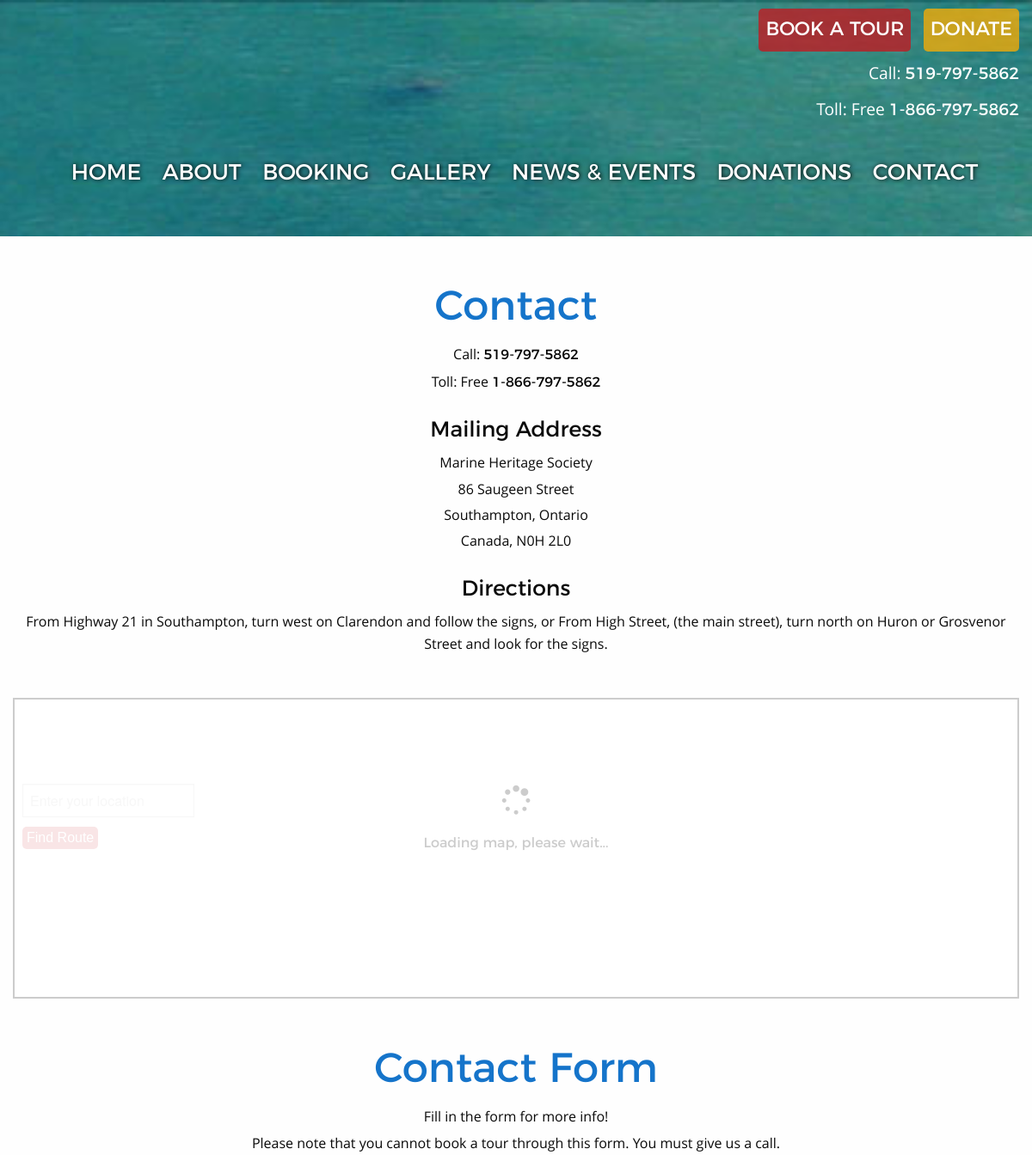
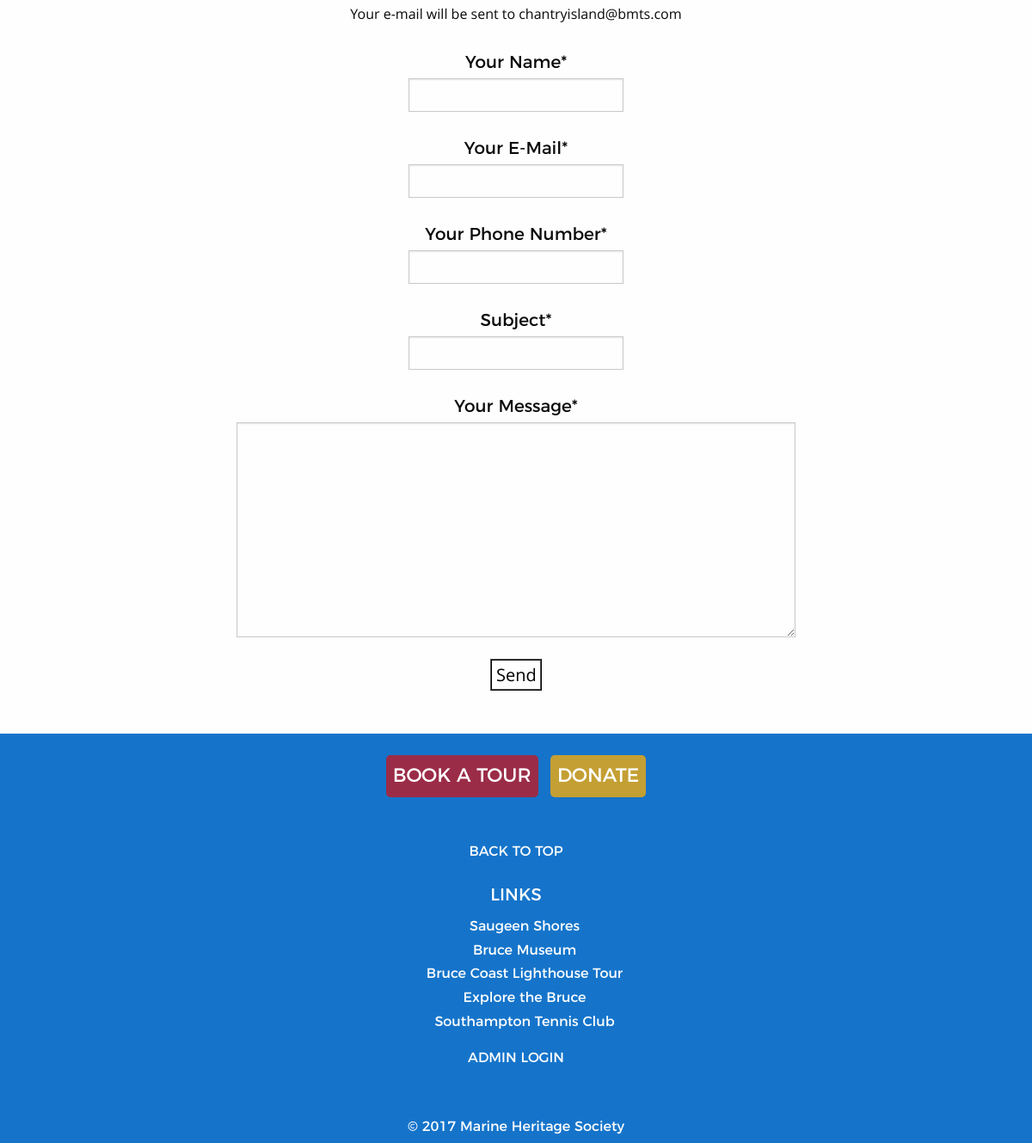
The page /contact.php on the database its author committed (2 pictures, top to bottom).
### tables this page shows
CREATE TABLE `tbl_contact` (
  `contact_id` smallint(5) UNSIGNED NOT NULL,
  `contact_text1` text NOT NULL,
  `contact_text2` text NOT NULL,
  `contact_text3` text NOT NULL,
  `contact_text4` text NOT NULL,
  `contact_text5` text NOT NULL,
  `contact_directionsTitle` varchar(300) NOT NULL,
  `contact_directionsText` text NOT NULL,
  `contact_formText1` text NOT NULL,
  `contact_formText2` text NOT NULL,
  `contact_formText3` text NOT NULL
);

### admin/phpscripts/read.php (called while the page is built, shortened)
<?php
	function getAll($tbl)
	{
		include('connect.php');
		$queryAll = "SELECT * FROM {$tbl}";
		$runAll = mysqli_query($link, $queryAll);
		if($runAll)
		{
			return $runAll;
		}
		else
		{
			$error =  "There was an error accessing this information.  Please contact your admin.";
			return $error;
		}
	}
?>

### contact.php (the view, shortened to what this page needs)
<?php
    $tbl = "tbl_contact";
    $getContent = getAll($tbl);
?>
<!doctype html>
<html class="no-js" lang="en" dir="ltr">
  <head>
    <link rel="stylesheet" href="css/foundation.css">
    <link rel="stylesheet" href="css/app.css">
    <link href="https://maxcdn.bootstrapcdn.com/font-awesome/4.5.0/css/font-awesome.min.css" rel="stylesheet">
  </head>
  <body>
    <?php include('includes/header.php') ?>
    <section class="row contactTopSec">
    <div class="small-12 column">
    <h2 class="blueH">Contact</h2>
    <p>Call: <a href="tel:519-797-5862">519-797-5862</a></p>
    <p>Toll: Free <a href="tel:+1-866-797-5862">1-866-797-5862</a></p>
    <?php while($row = mysqli_fetch_array($getContent)): ?>
    <h4><?php echo $row['contact_text1']; ?></h4>
    <p><?php echo $row['contact_text2']; ?></p>
    <p><?php echo $row['contact_text3']; ?></p>
    <p><?php echo $row['contact_text4']; ?></p>
    <p><?php echo $row['contact_text5']; ?></p>
    <h4><?php echo $row['contact_directionsTitle']; ?></h4>
    <p><?php echo $row['contact_directionsText']; ?></p>
    <div id="mapRel">
    <div class="preload-wrapper">
        <i class="fa fa-spinner fa-spin"></i>
        <span>Loading map, please wait...</span>
    </div>
    <div class="map-wrapper">
    </div>
    <input type="text" class="address" placeholder="Enter your location">
    <button class="geocode">Find Route</button>
    </div>
    </div>
    </section>
    <section class="row">
    <div class="small-12 column">
    <form action="<?php echo $_SERVER['PHP_SELF']; ?>" method="post" id="form">
    <h2 class="blueH">Contact Form</h2>
    <p><?php echo $row['contact_formText1']; ?></p>
    <p><?php echo $row['contact_formText2']; ?></p>
    <p><?php echo $row['contact_formText3']; ?></p>
    <?php endwhile; ?>
        <label>Your Name*</label>
        <input required name="name" id="name" type="text">
        <label>Your E-Mail*</label>
        <input required name="email" id="email" type="email">
        <label>Your Phone Number*</label>
        <input required name="phone" id="phone" type="tel">
        <label>Subject*</label>
        <input required name="subject" id="subject" type="text">
        <label>Your Message*</label>
        <textarea required id="msg" name="msg"></textarea>
        <input type="submit" id="send" value="Send">
    </form>
    </div>
    </section>
    <?php include('includes/footer.php') ?>
  </body>
</html>

### css/app.css (style rules this page uses)
p, td { font-family: 'open_sansregular', Arial, sans-serif; margin-bottom: 0.3rem; }
h1, h2, h3, h4, h5, h6, a, th { font-family: 'montserratregular', "Lucida Sans", "DejaVu Sans", Verdana, sans-serif; }
h2 { font-size: 2em; }
a { color: white; }
.blueH { color: #1574ca; }
.contactTopSec { margin-top: 50px; margin-bottom: 50px; text-align: center; }
.contactTopSec a { color: black; }
.contactTopSec p:nth-child(3) { margin-bottom: 25px; }
.contactTopSec p:nth-child(8) { margin-bottom: 25px; }
.contactTopSec p:nth-child(10) { margin-bottom: 50px; }
#mapRel { position: relative; }
.map-wrapper, .preload-wrapper { width: 100%; height: 350px; }
#mapRel button { cursor: pointer; margin-left: 4px; background-color: rgba(201,21,28,.75); border: none; border-radius: 5px; color: white; font-size: 1em; padding: 5px; }
.geocode { position: absolute; top: 150px; left: 7px; display: none; }
.address { width: 200px; position: absolute; top: 100px; left: 7px; margin-left: 4px; display: none; }
.preload-wrapper { position: absolute; background-color: rgba(255, 255, 255, 0.85); border: 2px solid #ccc; z-index: 1; width: 100%; left: 0; right: 0; display: block; margin: 0 auto; text-align: center; font-size: 1em; color: #CCC; font-family: 'montserratregular', Arial, sans-serif; pointer-events: none; transition: opacity 0.7s ease; }
.preload-wrapper i { margin: 100px 0 20px; font-size: 2.2em; }
.preload-wrapper span { display: block; }
#form { font-family: 'open_sansregular', Arial, sans-serif; text-align: center; }
#form p:nth-of-type(3) { margin-bottom: 25px; }
label { font-family: 'montserratregular', "Lucida Sans", "DejaVu Sans", Verdana, sans-serif; font-size: 1.25em; }
input { width: 60px; }
#name, #email, #phone, #msg, #send, #subject { display: block; margin: 0 auto; }
#name { margin-bottom: 25px; width: 250px; }
#email { margin-bottom: 25px; width: 250px; }
#phone { margin-bottom: 25px; width: 250px; }
#subject { margin-bottom: 25px; width: 250px; }
#msg { margin-bottom: 25px; width: 650px; height: 250px; }
#send { margin-bottom: 50px; background-color: white; color: black; padding: 5px; transition: all .3s ease-in-out; border-style: ridge; font-size: 1.25em; font-family: 'open_sansregular', Arial, sans-serif; }
@media only screen and (min-width: 48.125em) { h2 { font-size: 3em; } }
@media only screen and (min-width: 48.125em) { .geocode { display: block; } }
@media only screen and (min-width: 48.125em) { .address { display: block; } }

### rows shown on the page
tbl_contact: contact_text1 "Mailing Address", contact_text2 "Marine Heritage Society", contact_text3 "86 Saugeen Street", contact_text4 "Southampton, Ontario", contact_text5 "Canada, N0H 2L0", contact_directionsTitle "Directions", contact_directionsText "From Highway 21 in Southampton, turn west on Clarendon and follow the signs, or From High Street, (the main street), turn north on Huron or Grosvenor Street and look for the signs.", contact_formText1 "Fill in the form for more info!", contact_formText2 "Please note that you cannot book a tour through this form. You must give us a call.", contact_formText3 "Your e-mail will be sent to chantryisland@bmts.com"
